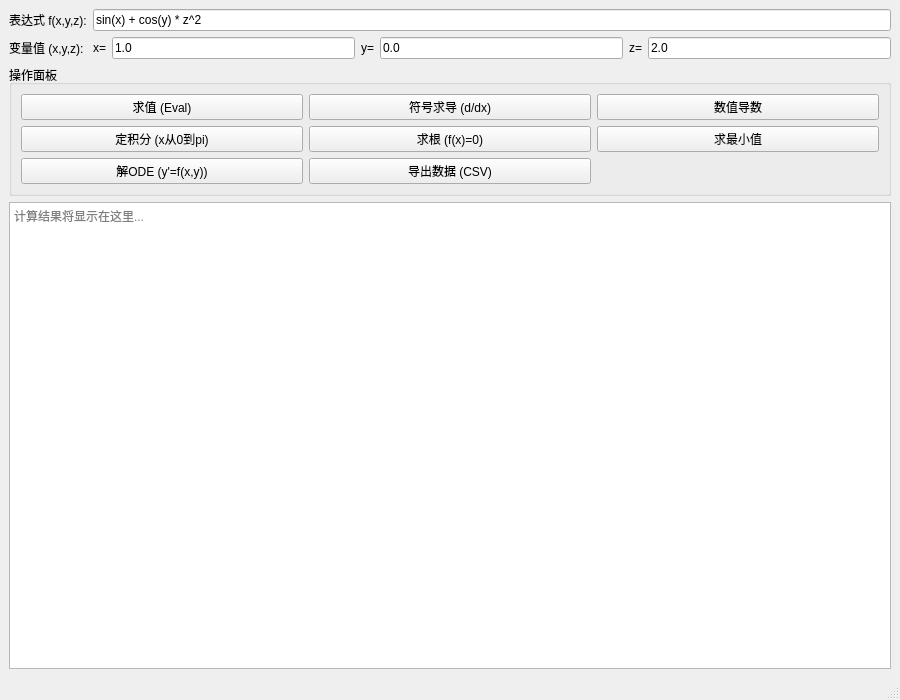
<?xml version="1.0" encoding="UTF-8"?>
<ui version="4.0">
 <class>MainWindow</class>
 <widget class="QMainWindow" name="MainWindow">
  <property name="geometry">
   <rect>
    <x>0</x>
    <y>0</y>
    <width>900</width>
    <height>700</height>
   </rect>
  </property>
  <property name="windowTitle">
   <string>SuperCalculator - 万能计算机</string>
  </property>
  <widget class="QWidget" name="centralwidget">
   <layout class="QVBoxLayout" name="verticalLayout">
    <item>
     <layout class="QFormLayout" name="formLayout">
      <item row="0" column="0">
       <widget class="QLabel" name="label">
        <property name="text">
         <string>表达式 f(x,y,z):</string>
        </property>
       </widget>
      </item>
      <item row="0" column="1">
       <widget class="QLineEdit" name="exprEdit">
        <property name="text">
         <string>sin(x) + cos(y) * z^2</string>
        </property>
       </widget>
      </item>
      <item row="1" column="0">
       <widget class="QLabel" name="label_2">
        <property name="text">
         <string>变量值 (x,y,z):</string>
        </property>
       </widget>
      </item>
      <item row="1" column="1">
       <layout class="QHBoxLayout" name="horizontalLayout_2">
        <item>
         <widget class="QLabel" name="label_x">
          <property name="text">
           <string>x=</string>
          </property>
         </widget>
        </item>
        <item>
         <widget class="QLineEdit" name="xValEdit">
          <property name="text">
           <string>1.0</string>
          </property>
         </widget>
        </item>
        <item>
         <widget class="QLabel" name="label_y">
          <property name="text">
           <string>y=</string>
          </property>
         </widget>
        </item>
        <item>
         <widget class="QLineEdit" name="yValEdit">
          <property name="text">
           <string>0.0</string>
          </property>
         </widget>
        </item>
        <item>
         <widget class="QLabel" name="label_z">
          <property name="text">
           <string>z=</string>
          </property>
         </widget>
        </item>
        <item>
         <widget class="QLineEdit" name="zValEdit">
          <property name="text">
           <string>2.0</string>
          </property>
         </widget>
        </item>
       </layout>
      </item>
     </layout>
    </item>
    <item>
     <widget class="QGroupBox" name="groupBox">
      <property name="title">
       <string>操作面板</string>
      </property>
      <layout class="QGridLayout" name="gridLayout">
       <item row="0" column="0">
        <widget class="QPushButton" name="evalBtn">
         <property name="text">
          <string>求值 (Eval)</string>
         </property>
        </widget>
       </item>
       <item row="0" column="1">
        <widget class="QPushButton" name="symDiffBtn">
         <property name="text">
          <string>符号求导 (d/dx)</string>
         </property>
        </widget>
       </item>
       <item row="0" column="2">
        <widget class="QPushButton" name="numDiffBtn">
         <property name="text">
          <string>数值导数</string>
         </property>
        </widget>
       </item>
       <item row="1" column="0">
        <widget class="QPushButton" name="intBtn">
         <property name="text">
          <string>定积分 (x从0到pi)</string>
         </property>
        </widget>
       </item>
       <item row="1" column="1">
        <widget class="QPushButton" name="rootBtn">
         <property name="text">
          <string>求根 (f(x)=0)</string>
         </property>
        </widget>
       </item>
       <item row="1" column="2">
        <widget class="QPushButton" name="minBtn">
         <property name="text">
          <string>求最小值</string>
         </property>
        </widget>
       </item>
       <item row="2" column="0">
        <widget class="QPushButton" name="odeBtn">
         <property name="text">
          <string>解ODE (y'=f(x,y))</string>
         </property>
        </widget>
       </item>
       <item row="2" column="1">
        <widget class="QPushButton" name="csvBtn">
         <property name="text">
          <string>导出数据 (CSV)</string>
         </property>
        </widget>
       </item>
      </layout>
     </widget>
    </item>
    <item>
     <widget class="QTextEdit" name="outputText">
      <property name="readOnly">
       <bool>true</bool>
      </property>
      <property name="placeholderText">
       <string>计算结果将显示在这里...</string>
      </property>
     </widget>
    </item>
   </layout>
  </widget>
  <widget class="QStatusBar" name="statusbar"/>
 </widget>
 <resources/>
 <connections/>
</ui>
